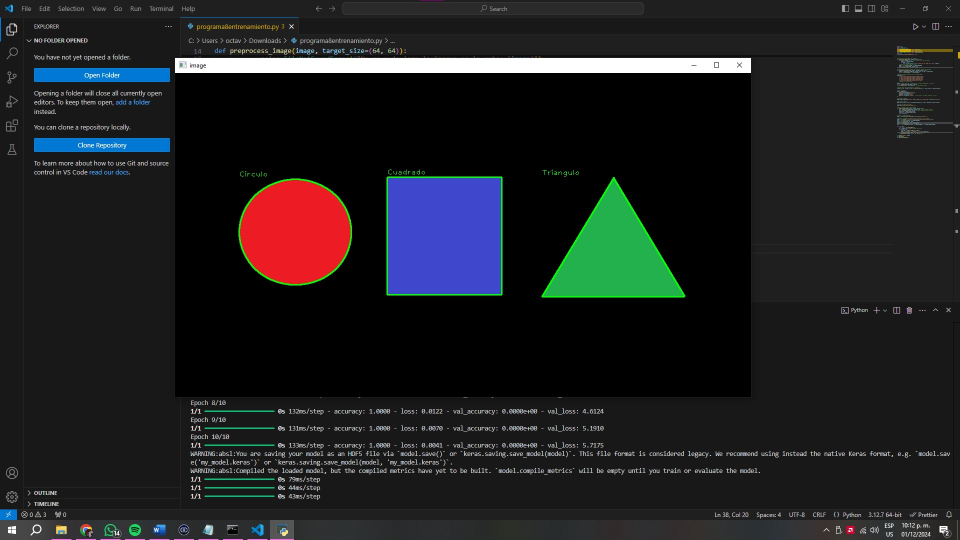
#> input picture Programas_Python/Evidencia Programa 8.jpg, 1920 x 1080 px, given in place of the camera (shown at 1/2 size)
$ python programa7.py
#> lines starting #> are read from the running program, lines starting #| are printed output that depends on the picture; after the words box and inside, x2 and y2 are one past the last pixel; in counts of white or black regions, pixels touching at a corner belong together
#> further down, frame is the input picture: shape (1080, 1920, 3); mean B, G, R 33, 31.4, 30.5
import numpy as np
import cv2

def ordenar_puntos(puntos):
    n_puntos = np.concatenate([puntos[0], puntos[1], puntos[2], puntos[3]]).tolist()
    y_order = sorted(n_puntos, key=lambda n_puntos: n_puntos[1])

    x1_order = y_order[:2]
    x1_order = sorted(x1_order, key=lambda x1_order: x1_order[0])

    x2_order = y_order[2:4]
    x2_order = sorted(x2_order, key=lambda x2_order: x2_order[0])

    return [x1_order[0], x1_order[1], x2_order[0], x2_order[1]]

def roi(image, ancho, alto):
#> called with ancho = 720, alto = 509
    imagen_alineada = None
    gray = cv2.cvtColor(image, cv2.COLOR_BGR2GRAY)
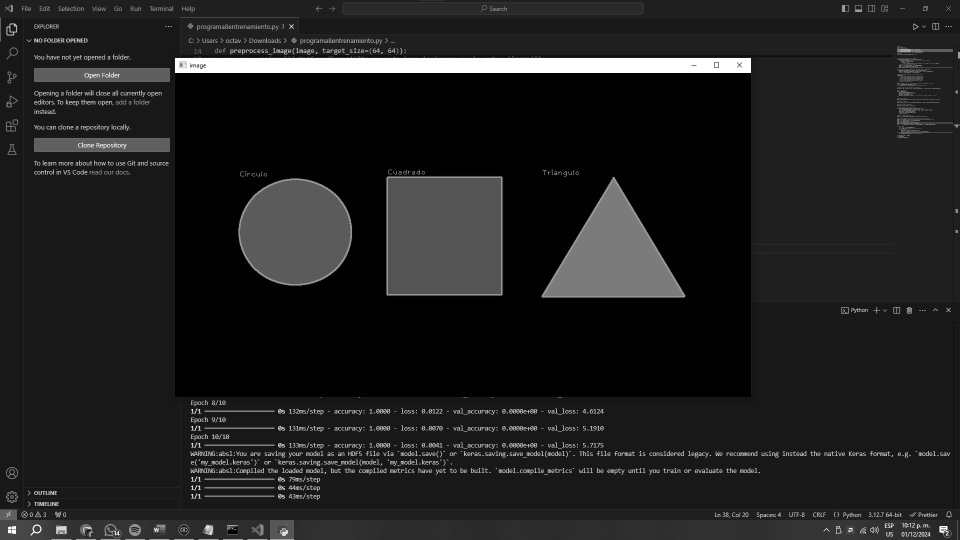
#> gray: shape (1080, 1920) (shown at 1/2 size); min 0, max 255, mean 31.3
    _, th = cv2.threshold(gray, 150, 255, cv2.THRESH_BINARY)
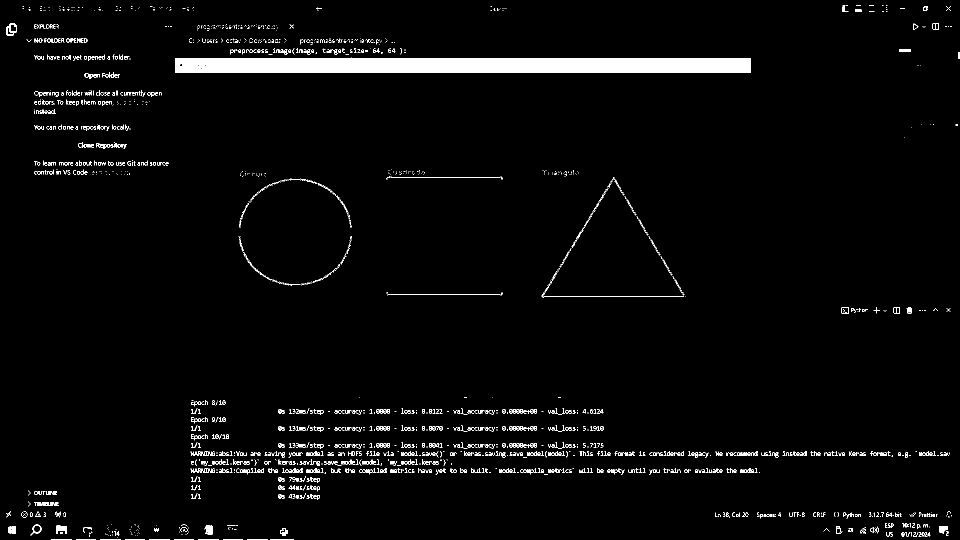
#> th: shape (1080, 1920) (shown at 1/2 size); 3% white; 1998 white regions (1429 under 20 px)
    cnts = cv2.findContours(th, cv2.RETR_EXTERNAL, cv2.CHAIN_APPROX_SIMPLE)[0]
#> cnts = 1990 contours, 1737 with area under 20; largest, box (x1, y1, x2, y2) and area: (350, 116, 1502, 146) 33379, (13, 47, 34, 71) 378, (61, 1049, 83, 1071) 242, (409, 1050, 426, 1070) 226, (112, 1051, 133, 1068) 204
    cnts = sorted(cnts, key=cv2.contourArea, reverse=True)[:1]
#> cnts = [[[350, 116], [350, 145], [1501, 145], [1501, 116]]]
    for c in cnts:
        epsilon = 0.01*cv2.arcLength(c,True)
        approx = cv2.approxPolyDP(c,epsilon,True)

        if len(approx) == 4:
            puntos = ordenar_puntos(approx)
            pts1 = np.float32(puntos)
            pts2 = np.float32([[0,0], [ancho,0], [0,alto], [ancho,alto]])
            M = cv2.getPerspectiveTransform(pts1, pts2)
            imagen_alineada = cv2.warpPerspective(image, M, (ancho,alto))
#> this loop made 1 pass
#> (epsilon, n_puntos in ordenar_puntos, pts1, pts2) on pass 1: (23.6, [[350, 116], [350, 145], [1501, 145], [1501, 116]], [[350, 116], [1501, 116], [350, 145], [1501, 145]], [[0, 0], [720, 0], [0, 509], [720, 509]])
#> pass 1, in roi, `imagen_alineada = cv2.warpPerspective(image, M, (ancho,alto))`:
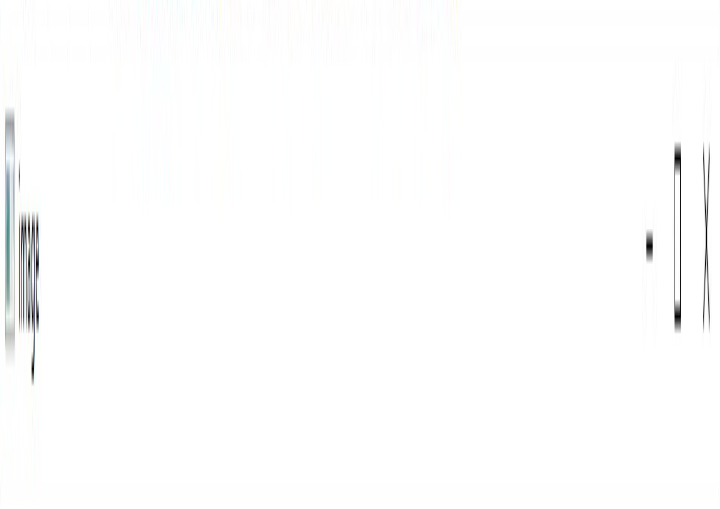
#> imagen_alineada: shape (509, 720, 3); mean B, G, R 253.2, 253.2, 253.1
    return imagen_alineada

cap = cv2.VideoCapture(0)

while(True):
    ret, frame = cap.read()
    if ret == False: break
    imagen_A4 = roi(frame, ancho=720, alto=509)
    if imagen_A4 is not None:
        # Convierte la imagen a escala de grises y aplica un filtro Canny
        gray = cv2.cvtColor(imagen_A4, cv2.COLOR_BGR2GRAY)
#> gray: shape (509, 720)
        canny = cv2.Canny(gray, 10, 150)
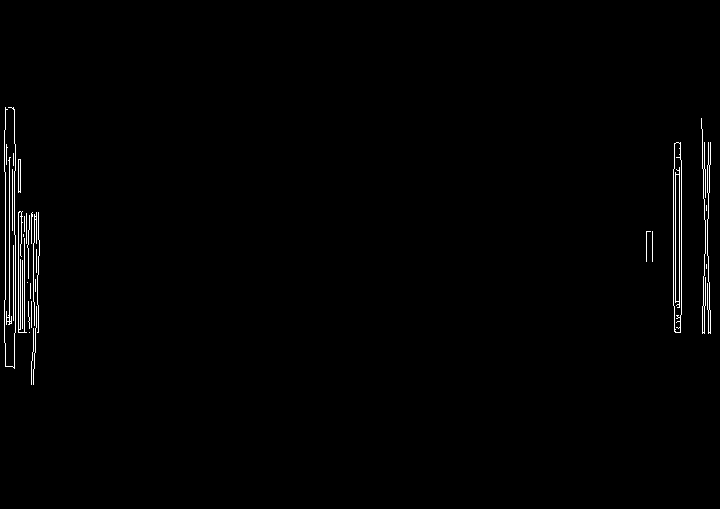
#> canny: shape (509, 720); 0.94% white in thin lines or dots, all inside (x1, y1, x2, y2) = (4, 107, 711, 385)
        canny = cv2.dilate(canny, None, iterations=1)
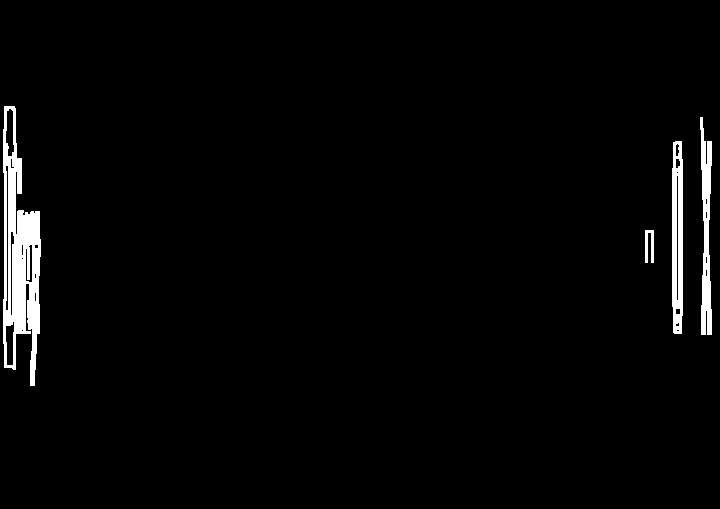
#> canny: shape (509, 720); 2.5% white; 4 white regions, box (x1, y1, x2, y2) and area: (3, 106, 41, 386) 5578, (672, 141, 683, 334) 1818, (700, 117, 712, 335) 1631, (645, 230, 654, 263) 207
        canny = cv2.erode(canny, None, iterations=1)
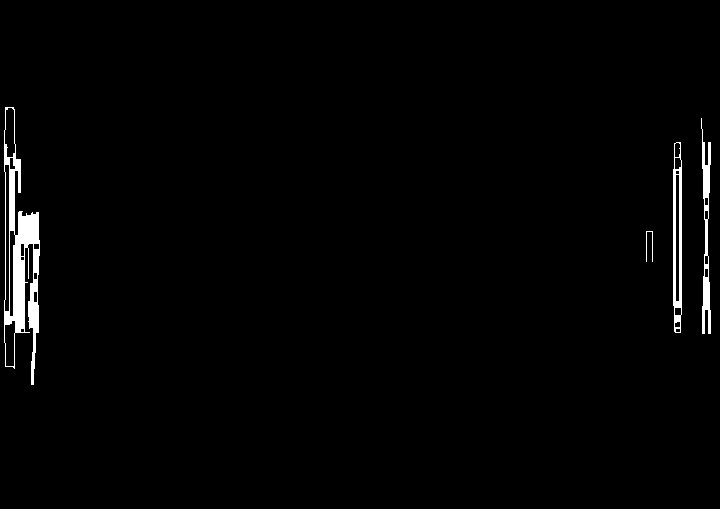
#> canny: shape (509, 720); 1.6% white; 4 white regions

        # Encuentra los contornos de las figuras
        cnts, _ = cv2.findContours(canny, cv2.RETR_EXTERNAL, cv2.CHAIN_APPROX_SIMPLE)
#> cnts = 4 contours, 1 with area under 20; largest, box (x1, y1, x2, y2) and area: (4, 107, 40, 385) 4787, (673, 142, 682, 333) 1430, (701, 118, 711, 334) 824

        for c in cnts:
            epsilon = 0.01 * cv2.arcLength(c, True)
            approx = cv2.approxPolyDP(c, epsilon, True)
            x, y, w, h = cv2.boundingRect(approx)

            # Clasificación según el número de vértices
            if len(approx) == 3:
                cv2.putText(imagen_A4, 'Triangulo', (x, y-5), 1, 1, (0, 255, 0), 1)
            elif len(approx) == 4:
                aspect_ratio = float(w) / h
                if aspect_ratio == 1:
                    cv2.putText(imagen_A4, 'Cuadrado', (x, y-5), 1, 1, (0, 255, 0), 1)
                else:
                    cv2.putText(imagen_A4, 'Rectangulo', (x, y-5), 1, 1, (0, 255, 0), 1)
            elif len(approx) == 5:
                cv2.putText(imagen_A4, 'Pentagono', (x, y-5), 1, 1, (0, 255, 0), 1)
            elif len(approx) == 6:
                cv2.putText(imagen_A4, 'Hexagono', (x, y-5), 1, 1, (0, 255, 0), 1)
            elif len(approx) > 10:
                cv2.putText(imagen_A4, 'Circulo', (x, y-5), 1, 1, (0, 255, 0), 1)

            # Dibuja el contorno
            cv2.drawContours(imagen_A4, [approx], 0, (0, 255, 0), 2)
#> this loop made 4 passes
#> (epsilon, approx, x, y, w, h, aspect_ratio) on pass 2: (3.92, [[676, 142], [674, 331], [680, 332], [681, 160]], 674, 142, 8, 191, 0.0419)
#> (epsilon, x, y, w, h) on passes 1, 3, 4: (1.31, 646, 231, 7, 31), (5.43, 701, 118, 10, 216), (10.7, 5, 107, 34, 278)
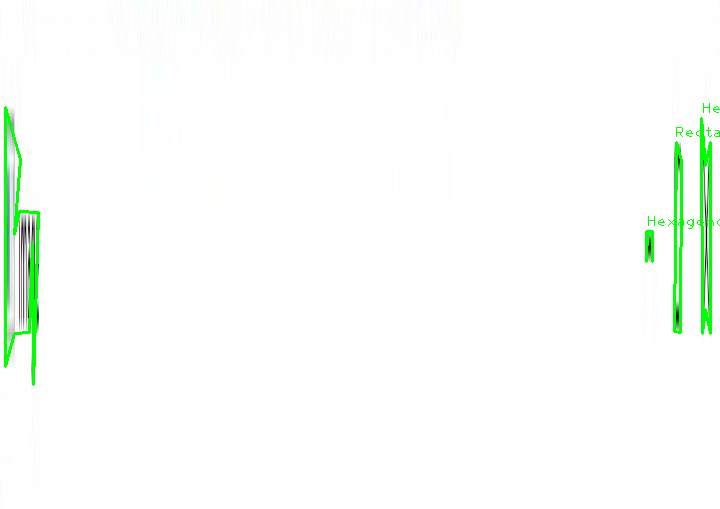
#> imagen_A4: shape (509, 720, 3); 1.46% of pixels changed, all inside (x1, y1, x2, y2) = (4, 103, 720, 386)

        cv2.imshow('imagen_A4', imagen_A4)
    cv2.imshow('frame', frame)

    # Salir si presionamos la tecla ESC
    k = cv2.waitKey(1) & 0xFF
#> (key Esc is pressed here)
    if k == 27:
        break

cap.release()
cv2.destroyAllWindows()

$ run again, on Programas_Python/Evidencia.jpeg
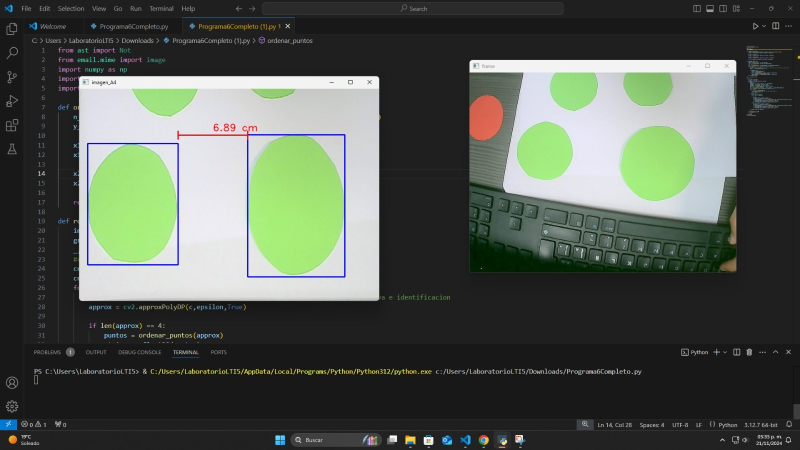
#> input picture Programas_Python/Evidencia.jpeg, 1600 x 900 px, given in place of the camera (shown at 1/2 size)
#> frame is the input picture: shape (900, 1600, 3); mean B, G, R 79.8, 88.7, 81.9
#> in roi, `_, th = cv2.threshold(gray, 150, 255, cv2.THRESH_BINARY)`:
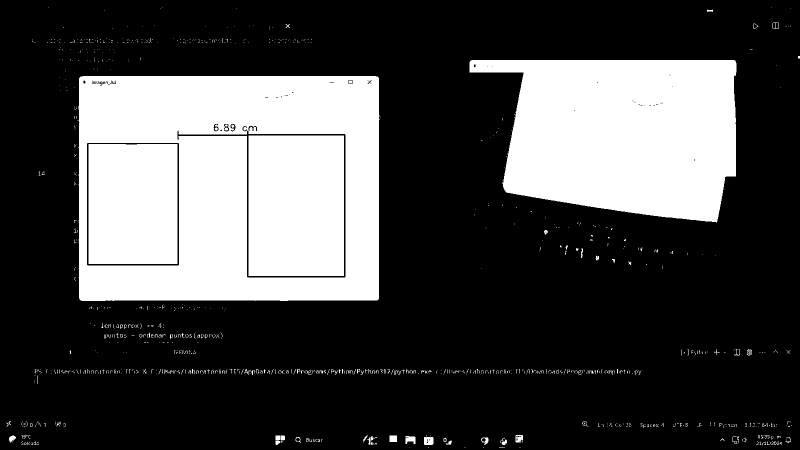
#> th: shape (900, 1600) (shown at 1/2 size); 28.1% white; 987 white regions (922 under 20 px)
#> in roi, `cnts = cv2.findContours(th, cv2.RETR_EXTERNAL, cv2.CHAIN_APPROX_SIMPLE..`: cnts = 975 contours, 942 with area under 20; largest, box (x1, y1, x2, y2) and area: (155, 152, 761, 602) 268400, (939, 120, 1473, 445) 133119, (848, 874, 867, 890) 265, (811, 872, 831, 888) 194, (1031, 870, 1046, 885) 176
#> in roi, `cnts = sorted(cnts, key=cv2.contourArea, reverse=True)[:1]`: cnts = 1 contour; box (x1, y1, x2, y2) and area: (155, 152, 761, 602) 268400
#> the loop in roi, `for c in cnts:` made 1 pass
#> (epsilon, n_puntos in ordenar_puntos, y_order in ordenar_puntos, pts1, pts2) on pass 1: (21.31, [[158, 156], [161, 600], [756, 599], [755, 153]], [[755, 153], [158, 156], [756, 599], [161, 600]], [[158, 156], [755, 153], [161, 600], [756, 599]], [[0, 0], [720, 0], [0, 509], [720, 509]])
#> `cnts, _ = cv2.findContours(canny, cv2.RETR_EXTERNAL, cv2.CHAIN_APPROX_..`: cnts = 13 contours, 2 with area under 20; largest, box (x1, y1, x2, y2) and area: (237, 111, 643, 459) 78681, (16, 148, 241, 431) 62393, (0, 0, 720, 150) 8952, (30, 5, 89, 18) 342, (8, 2, 25, 16) 201
#> the loop `for c in cnts:` made 13 passes
#> (epsilon, approx, x, y, w, h, aspect_ratio) on passes 1, 7: (10.08, [[19, 148], [16, 428], [238, 429], [240, 150]], 16, 148, 225, 282, 0.798), (0.24, [[604, 11], [604, 13], [614, 13], [614, 11]], 604, 11, 11, 3, 3.67)
#> after the loop `for c in cnts:`:
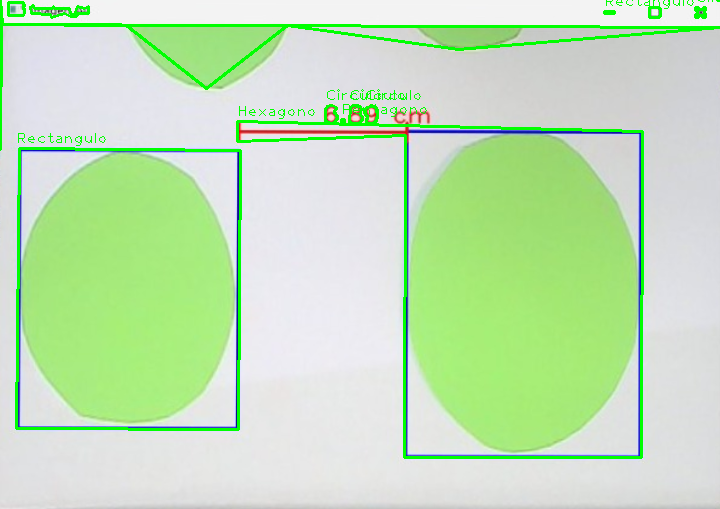
#> imagen_A4: shape (509, 720, 3); mean B, G, R 185.1, 225.8, 195.3
